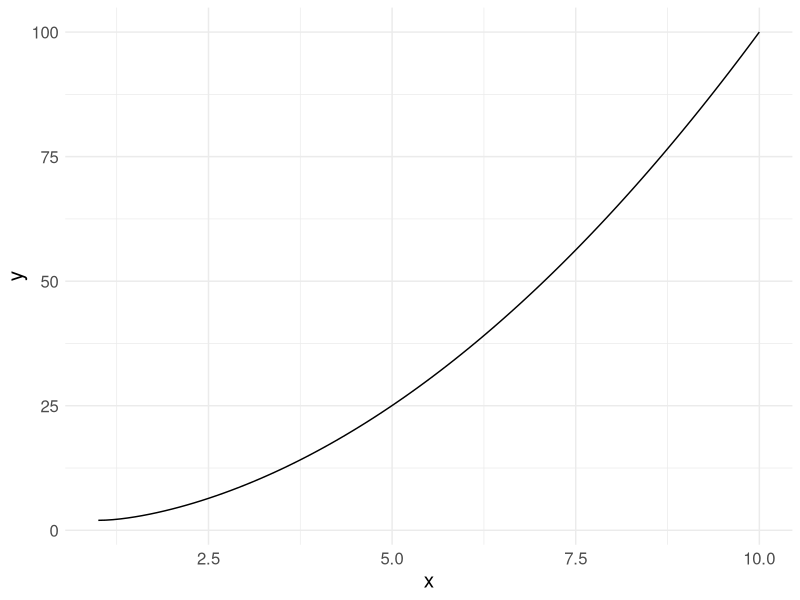
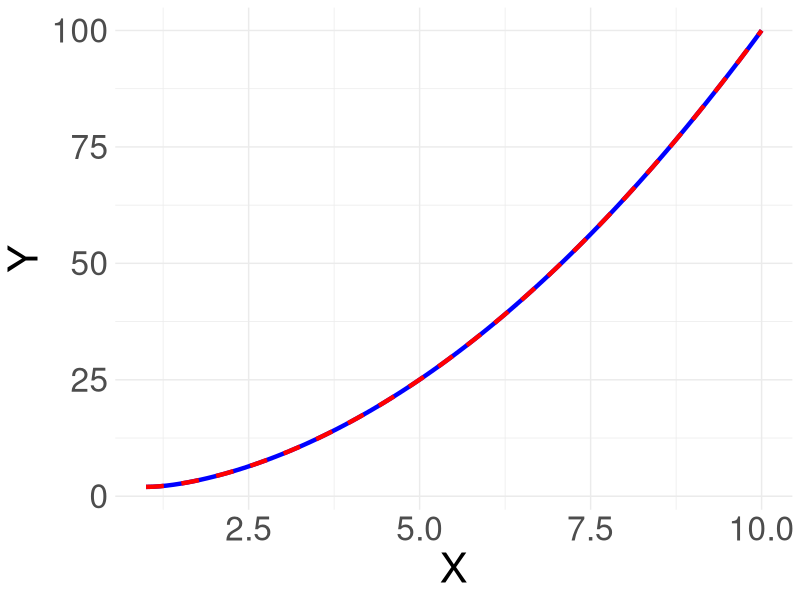
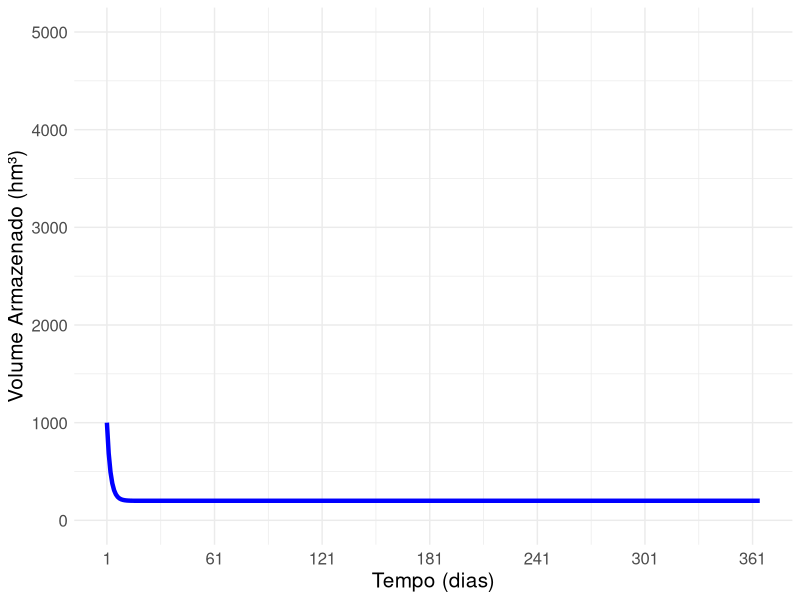

R code for these plots, in order:
"
Programa de Pós-Graduação em Engenharia Agricola (PPGEA)
Disciplina: Matemática Aplicada à Engenharia Agrícola
Aula 9 - Equações Diferenciais Ordinárias (EDOs)

Autor: Dr. Pedro Alencar
12.11.2025
"

#%% 0. Carregando pacotes necessários ------
library(dplyr)    # Para manipulação de dados
library(tidyr)    # Para manipulação de dados

library(deSolve)  # Para resolver EDOs
library(ggplot2)  # Para visualização dos resultados

# install.packages('deSolve')

#%% 1. Exemplo simples com deSolve ------

#' Vamos voltar ao exemplo 1 e 2 da primeira parte da aula.
#' A equação diferencia é dada por:
#' x*y' + 2y = 4x^2
#' y(1) = 2
#'
#' Utilizando deSolve, devemos:
#' 1) definir a nossa equação como uma função
#' 2) definir o estado inicial
#' 3) definir os parâmetros (se houver)
#' 4) definir o tempo de simulação
#' 5) rodar a simulação com a função ode()

# 1) definindo a equação como uma função
#' Note que a função deve ter os argumentos: tempo, estado, parâmetros
#' No nosso caso, não há parâmetros
#' A função deve retornar uma lista com a derivada
#' A variável "x" será o tempo na simulação
#' A variável "y" será o estado que queremos simular
#' A equação deve ser rearranjada para isolar y':
#' y' = 4x - (2/x)y (Note que x != 0 é condição necessária)

ode_fun <- function(x, state, parameters) {
  with(as.list(state), {
    dy <- 4 * x - (2 / x) * y # from y' + (2/x)y = 4x
    list(c(dy))
  })
}

# 2) definindo o estado inicial
state <- c(y = 2)        # state vector: variable "y" starts at

# 3) definindo os parâmetros (se houver)
#' No nosso caso, não há parâmetros

# 4) definir o tempo de simulação
#' note que a sequência de tempo não pode conter 0, pois a equação não é
#' definida em x = 0
#' note ainda que o tempo deve começar em 1, pois é a condição inicial
xseq <- seq(1, 10, by = 0.1)

# 5) rodar a simulação com a função ode()
out <- ode(y = state, times = xseq, func = ode_fun)

head(out)

#%% 1.1 plotando resultados ------
ggplot(out, aes(x = xseq, y = y)) +
  geom_line() +
  labs(x = "x", y = "y") +
  theme_minimal() +
  theme(text = element_text(size = 15))

#%% 1.2. Avaliando a solução algébrica ------

#' A solução algébrica da equação é dada por:
#' y = x^2 + C/x^2, com C = 1
#' Vamos avaliar a solução algébrica para comparar com a solução numérica

y_analitica <- function(x) {
  x^2 + 1 / x^2
}

y_analitica_vals <- y_analitica(xseq)

ggplot() +
  geom_line(aes(x = xseq, y = out[, "y"]), color = "blue", size = 1.5) +
  geom_line(aes(x = xseq, y = y_analitica_vals), color = "red",
   linetype = "dashed", size = 1.5) +
  labs(x = "X", y = "Y") +
  theme_minimal() +
  theme(text = element_text(size = 30)) +
  scale_color_manual(values = c("blue", "red")) +
  theme(legend.position = "none")

#' note que as linhas se sobrepõem perfeitamente

#%% 2. Exemplo 2 - Dinâmica de reservatórios ------

#' Assumindo que o reservatório se comporta como um tanque e que a vazão de
#' saida é proporcional ao volume armazenado, a dinâmica do volume,
#' i.e. Q = kV, o balanço hidrico deste reservatório é dado por:
#'
#' dV/dt = I - kV, onde
#' V = volume armazenado (m³)
#' I = inflow (m³/dia)
#' k = coeficiente de vazão (1/dia)
#'
#' Suponha que:
#' Volume inicial: V(0) = 1000 hm³
#' Volume máximo: Vmax = 5000 hm³
#' Inflow: I = 10 hm³/dia
#' Coeficiente de vazão: k = 0.05 1/dia
#'
#' Vamos simular a dinâmica do reservatório ao longo de 365 dias.

# 1) Definindo a equação como uma função
ode_fun_reservatorio <- function(t, state, parameters) {
  with(as.list(c(state, parameters)), {
    dV <- I - k * V
    list(c(dV))
  })
}

# 2) Definindo o estado inicial
state_reservatorio <- c(V = 1000)  # volume inicial em hm³

# 3) Definindo os parâmetros
parameters_reservatorio <- c(I = 100, k = 0.5)
    # inflow em hm³/dia e coeficiente de vazão em 1/dia

# 4) Definindo o tempo de simulação
times_reservatorio <- seq(1, 365, by = 1) # tempo em dias

# 5) Rodando a simulação com a função ode()
out_reservatorio <- ode(y = state_reservatorio,
                        times = times_reservatorio,
                        func = ode_fun_reservatorio, 
                        parms = parameters_reservatorio) |>
  as.data.frame() |>
  mutate(Q = parameters_reservatorio[2] * V) # Calculando a vazão de saída

# head(out_reservatorio)

#%% 2.1 Plotando resultados ------
ggplot(as.data.frame(out_reservatorio), aes(x = time, y = V)) +
  geom_line(color = "blue", size = 1.5) +
  labs(x = "Tempo (dias)", y = "Volume Armazenado (hm³)") +
  scale_x_continuous(breaks = seq(1, 365, by = 60)) +
  scale_y_continuous(breaks = seq(0, 5000, by = 1000), limits = c(0, 5000)) +
  theme_minimal() +
  theme(text = element_text(size = 15))


#%% 3. Atividade ------

#' Um lago sofre enriquecimento por nutrientes (eutrofização).
#' Observa-se que a biomassa de macrófitas N(t) (em g/m²) cresce de
#' acordo com o modelo logístico:
#'
#' dN/dt = rN(1 - N/K), com:
#' taxa intrínseca de crescimento: r = 0.5 mês⁻¹,
#' capacidade de suporte do lago: K = 1000 g/m²,
#' biomassa inicial: N(0) = 50 g/m².
#'
#' Tarefas:
#' 1) Determinar N(t) analiticamente.
#' 2) Calcular a biomassa após 6 meses.
#' 3) Plotar a curva de crescimento no R.
#' 4) Discutir o que acontece se K aumentar (mais nutrientes).

#%% 4. Atividade

#' Um solo possui as seguintes características:
#' Condutividade saturada Ks = 0.01 m/h
#' Potencial de sucção na frente de umidade ψf = 0.1
#' Umidade volumétrica saturada θs = 0.45
#' Umidade volumétrica inicial θi = 0.20
#' A infiltração acumulada F(t) [m] no solo é descrita pelo
#' modelo de Green-Ampt 1D:
#' dF/dt = Ks(1 + ψf(θs - θi)/F), com F(0) = 0.
#' 
#' Tarefas:
#' 1) Resolva numericamente a equação e gere um gráfico da
#'    infiltração para o intevalo [0,10] horas.
#' 2) Estime graficamente a taxa de infiltração instantânea
#'    f(t) = dF/dt a partir do resultado obtido.
#' 3) Discuta qualitativamente como a taxa de infiltração varia com
#'  o tempo e com diferentes tipos de solo (mais arenoso ou mais argiloso).
